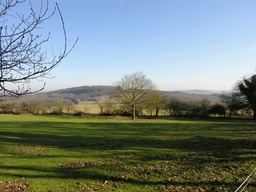
#> input picture rgb-his-python/fieldscape-picture-rgb.jpg, 256 x 192 px, shrunk from 768 x 576 before the run
$ python main.py
#> lines starting #> are read from the running program, lines starting #| are printed output that depends on the picture
#Nicholas Hubbard
from PIL import Image
import numpy


def gethue(r,g,b):
    sumRGB = sum((r, g, b))
    r /= sumRGB
    g /= sumRGB
    b /= sumRGB
    numerator = .5 * ((r-g) + (r-b))
    denomanator = ((((r-g)**2) + ((r-b)*(g-b)))**.5)
    theta = numpy.arccos(numerator/(denomanator + .000001))
    return float(theta) if b <= g else float(360 - theta)


def getintensity(r,g,b):
    return (r+g+b) / 3


def getsaturation(r,g,b):
    return 1 - (3 * min(r,g,b))

hsi = {"hue" : gethue, "intensity" : getintensity, "saturation" : getsaturation}
picture = Image.open("fieldscape-picture-rgb.jpg")
#> picture is the input picture: PIL image 256x192 RGB; mean R, G, B 120.5, 133.5, 129
print("opened image")
pictureArray = numpy.asarray(picture)
for key in hsi.keys():
    keyList = []
    for i in range(picture.height):
        keyList.append([])
        for j in range(picture.width):
            keyList[i].append(numpy.uint8(hsi[key](*pictureArray[i][j])))

    keyArray = numpy.asarray(keyList)
    keyImage = Image.fromarray(keyArray)
    keyImage.save("{}.bmp".format(key))
#> this loop made 3 passes
#> pass 1, `keyArray = numpy.asarray(keyList)`:
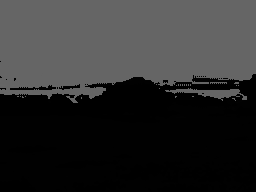
#> keyArray: shape (192, 256); min 0, max 103, mean 46.5
#> pass 2, `keyArray = numpy.asarray(keyList)`:
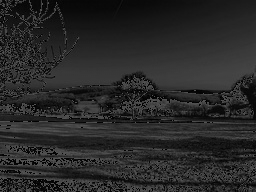
#> keyArray: shape (192, 256); min 0, max 85, mean 40.1
#> pass 3, `keyArray = numpy.asarray(keyList)`:
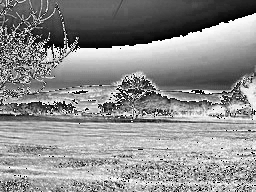
#> keyArray: shape (192, 256); min 0, max 255, mean 141.8


print("Done")
